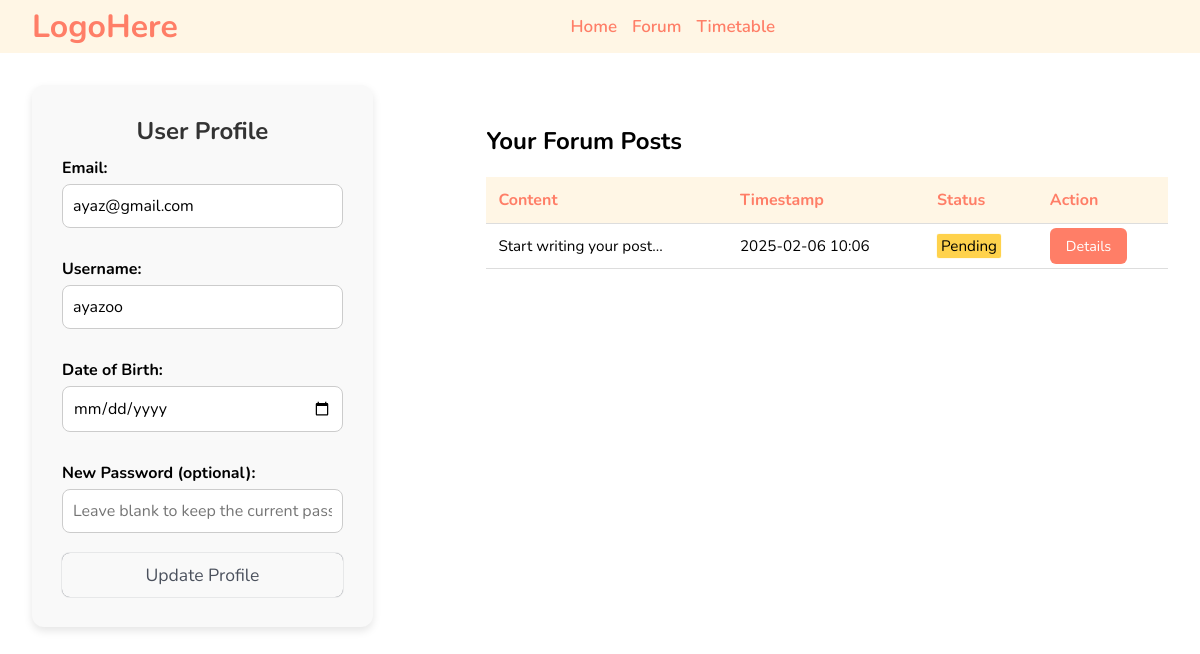
The page /auth/profile/ (signed in) on the database as committed earlier.
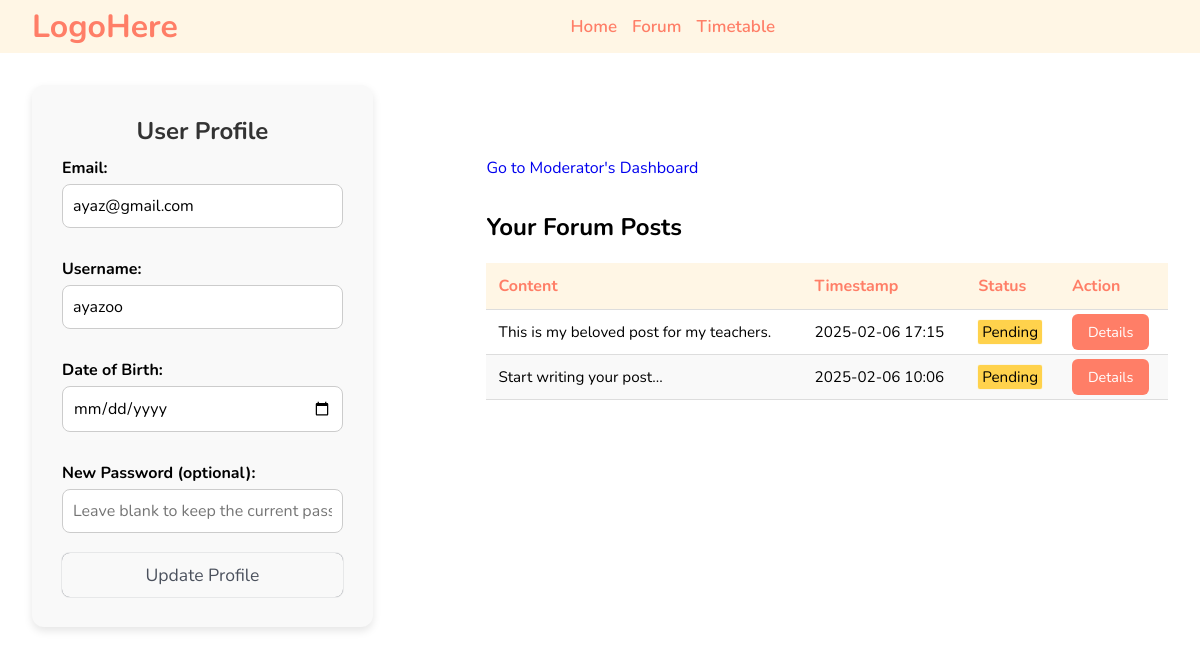
The same page on the database as committed later.
### forum/models.py (models this page shows, shortened)
class ForumPost(models.Model):
    title = models.CharField(max_length=500, verbose_name='Post Title', null=False, default='')
    user = models.ForeignKey(
        to=CustomUser,
        on_delete=models.CASCADE,
        verbose_name='Related User',
        related_name='forum_posts'
    )
    content = models.TextField(verbose_name='Post Content')
    upvote_users = models.ManyToManyField(
        to=CustomUser,
        verbose_name="Users Who Upvoted",
        related_name="upvoted_posts"
    )
    downvote_users = models.ManyToManyField(
        to=CustomUser,
        verbose_name="Users Who Downvoted",
        related_name="downvoted_posts"
    )
    approved = models.BooleanField(default=False, verbose_name="Approval Status")
    date_time = models.DateTimeField(default=now)

### auth_app/views.py (the view, shortened to what this page needs)
# urls.py: path('profile/', views.profile_page, name='my_profile_page'),
@login_required
def profile_page(request):
    user = request.user
    user_is_moderator = ForumModerator.objects.filter(user=request.user).exists()
    forum_posts = ForumPost.objects.filter(user=user).order_by('-date_time')
    return render(request, 'authPages/profile.html', {'user': user, 'user_is_moderator' : user_is_moderator,  'forum_posts': forum_posts})

### templates/authPages/profile.html (shortened to what this page needs)
{% extends 'authPages/base.html' %}
{% block auth_content %}
<div class="profile-page-wrapper">
    <div class="profile-wrapper">
        <h2>User Profile</h2>
        <form method="POST" class="profile-form">
            <label for="email">Email:</label>
            <input type="email" id="email" name="email" value="{{ user.email }}" required>
            <label for="username">Username:</label>
            <input type="text" id="username" name="username" value="{{ user.username }}">
            <label for="date_of_birth">Date of Birth:</label>
            <input type="date" id="date_of_birth" name="date_of_birth" value="{{ user.date_of_birth|date:'Y-m-d' }}">
            <label for="password">New Password (optional):</label>
            <input type="password" id="password" name="password" placeholder="Leave blank to keep the current password">
            <button type="submit" class="update-btn">Update Profile</button>
        </form>
    </div>
    <div class="user-posts-wrapper">
        {% if user_is_moderator %}
        <div class="forum-btn-wrapper">
            <a href="{% url 'moderator_homepage' %}" class="dashboard-link-btn">Go to Moderator's Dashboard</a>
        </div>
        {% endif %}
        <h2>Your Forum Posts</h2>
        <table class="user-posts-table">
            <thead>
                <tr>
                    <th>Content</th>
                    <th>Timestamp</th>
                    <th>Status</th>
                    <th>Action</th>
                </tr>
            </thead>
            <tbody>
                {% for post in forum_posts %}
                <tr>
                    <td>{{ post.content|safe|truncatewords:10 }}</td>
                    <td>{{ post.date_time|date:"Y-m-d H:i" }}</td>
                    <td>
                        {% if post.approve %}
                        <span class="approve-bg">Approved</span>
                        {% else %}
                        <span class="pending-bg">Pending</span>
                        {% endif %}
                    </td>
                    <td><a href="{% url 'read_post' %}?post_id={{post.id}}" class="action-btn">Details</a></td>
                </tr>
                {% empty %}
                <tr>
                    <td colspan="3">No posts found.</td>
                </tr>
                {% endfor %}
            </tbody>
        </table>
    </div>
</div>
{% endblock %}

Rows that differ between the two databases and show on the page:
added ForumPost: content "This is my beloved post for my teachers.", date_time "2025-02-06 17:15"
Other text that changed with them:
text now shown: "Go to Moderator's Dashboard"
